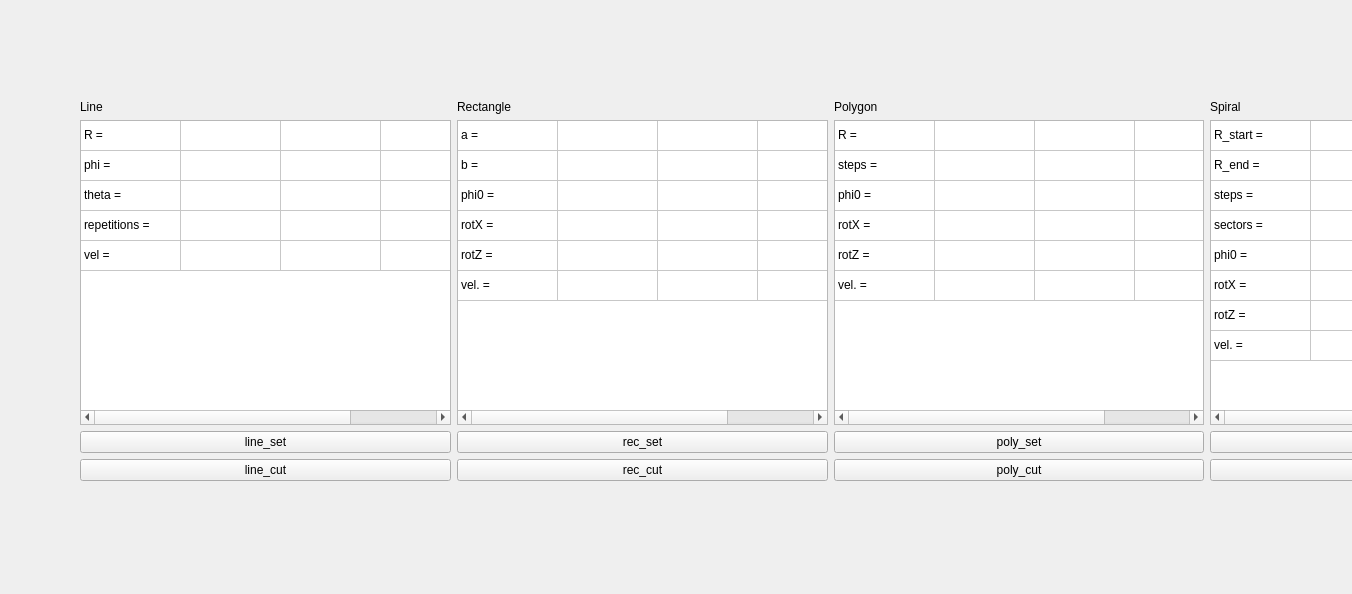
<?xml version="1.0" encoding="UTF-8"?>
<ui version="4.0">
 <class>firstPage</class>
 <widget class="QWidget" name="firstPage">
  <property name="geometry">
   <rect>
    <x>0</x>
    <y>0</y>
    <width>1352</width>
    <height>594</height>
   </rect>
  </property>
  <property name="windowTitle">
   <string>Form</string>
  </property>
  <widget class="QWidget" name="layoutWidget">
   <property name="geometry">
    <rect>
     <x>40</x>
     <y>60</y>
     <width>1581</width>
     <height>461</height>
    </rect>
   </property>
   <layout class="QVBoxLayout" name="verticalLayout_5">
    <item>
     <spacer name="verticalSpacer">
      <property name="orientation">
       <enum>Qt::Vertical</enum>
      </property>
      <property name="sizeType">
       <enum>QSizePolicy::Fixed</enum>
      </property>
      <property name="sizeHint" stdset="0">
       <size>
        <width>20</width>
        <height>40</height>
       </size>
      </property>
     </spacer>
    </item>
    <item>
     <layout class="QHBoxLayout" name="horizontalLayout">
      <property name="sizeConstraint">
       <enum>QLayout::SetNoConstraint</enum>
      </property>
      <item>
       <spacer name="horizontalSpacer">
        <property name="orientation">
         <enum>Qt::Horizontal</enum>
        </property>
        <property name="sizeType">
         <enum>QSizePolicy::Fixed</enum>
        </property>
        <property name="sizeHint" stdset="0">
         <size>
          <width>40</width>
          <height>20</height>
         </size>
        </property>
       </spacer>
      </item>
      <item>
       <layout class="QVBoxLayout" name="verticalLayout">
        <item>
         <widget class="QLabel" name="label_4">
          <property name="text">
           <string>Line</string>
          </property>
         </widget>
        </item>
        <item>
         <widget class="QTableWidget" name="lineTable">
          <attribute name="horizontalHeaderVisible">
           <bool>false</bool>
          </attribute>
          <attribute name="verticalHeaderVisible">
           <bool>false</bool>
          </attribute>
          <row>
           <property name="text">
            <string>New Row</string>
           </property>
          </row>
          <row>
           <property name="text">
            <string>New Row</string>
           </property>
          </row>
          <row>
           <property name="text">
            <string>New Row</string>
           </property>
          </row>
          <row>
           <property name="text">
            <string>New Row</string>
           </property>
          </row>
          <row>
           <property name="text">
            <string>New Row</string>
           </property>
          </row>
          <column>
           <property name="text">
            <string>New Column</string>
           </property>
          </column>
          <column>
           <property name="text">
            <string>New Column</string>
           </property>
          </column>
          <column>
           <property name="text">
            <string>New Column</string>
           </property>
          </column>
          <column>
           <property name="text">
            <string>New Column</string>
           </property>
          </column>
          <item row="0" column="0">
           <property name="text">
            <string>R =</string>
           </property>
          </item>
          <item row="1" column="0">
           <property name="text">
            <string>phi =</string>
           </property>
          </item>
          <item row="2" column="0">
           <property name="text">
            <string>theta = </string>
           </property>
          </item>
          <item row="3" column="0">
           <property name="text">
            <string>repetitions =</string>
           </property>
          </item>
          <item row="4" column="0">
           <property name="text">
            <string>vel = </string>
           </property>
          </item>
         </widget>
        </item>
        <item>
         <widget class="QPushButton" name="line_set">
          <property name="text">
           <string>line_set</string>
          </property>
         </widget>
        </item>
        <item>
         <widget class="QPushButton" name="line_cut">
          <property name="text">
           <string>line_cut</string>
          </property>
         </widget>
        </item>
       </layout>
      </item>
      <item>
       <layout class="QVBoxLayout" name="verticalLayout_4">
        <item>
         <widget class="QLabel" name="label">
          <property name="text">
           <string>Rectangle</string>
          </property>
         </widget>
        </item>
        <item>
         <widget class="QTableWidget" name="recTable">
          <attribute name="horizontalHeaderVisible">
           <bool>false</bool>
          </attribute>
          <attribute name="verticalHeaderVisible">
           <bool>false</bool>
          </attribute>
          <row>
           <property name="text">
            <string>New Row</string>
           </property>
          </row>
          <row>
           <property name="text">
            <string>New Row</string>
           </property>
          </row>
          <row>
           <property name="text">
            <string>New Row</string>
           </property>
          </row>
          <row>
           <property name="text">
            <string>New Row</string>
           </property>
          </row>
          <row>
           <property name="text">
            <string>New Row</string>
           </property>
          </row>
          <row>
           <property name="text">
            <string>New Row</string>
           </property>
          </row>
          <column>
           <property name="text">
            <string>New Column</string>
           </property>
          </column>
          <column>
           <property name="text">
            <string>New Column</string>
           </property>
          </column>
          <column>
           <property name="text">
            <string>New Column</string>
           </property>
          </column>
          <column>
           <property name="text">
            <string>New Column</string>
           </property>
          </column>
          <item row="0" column="0">
           <property name="text">
            <string>a =</string>
           </property>
          </item>
          <item row="1" column="0">
           <property name="text">
            <string>b =</string>
           </property>
          </item>
          <item row="2" column="0">
           <property name="text">
            <string>phi0 =</string>
           </property>
          </item>
          <item row="3" column="0">
           <property name="text">
            <string>rotX =</string>
           </property>
          </item>
          <item row="4" column="0">
           <property name="text">
            <string>rotZ =</string>
           </property>
          </item>
          <item row="5" column="0">
           <property name="text">
            <string>vel. =</string>
           </property>
          </item>
         </widget>
        </item>
        <item>
         <widget class="QPushButton" name="rec_set">
          <property name="text">
           <string>rec_set</string>
          </property>
         </widget>
        </item>
        <item>
         <widget class="QPushButton" name="rec_cut">
          <property name="text">
           <string>rec_cut</string>
          </property>
         </widget>
        </item>
       </layout>
      </item>
      <item>
       <layout class="QVBoxLayout" name="verticalLayout_3">
        <item>
         <widget class="QLabel" name="label_2">
          <property name="text">
           <string>Polygon</string>
          </property>
         </widget>
        </item>
        <item>
         <widget class="QTableWidget" name="polyTable">
          <attribute name="horizontalHeaderVisible">
           <bool>false</bool>
          </attribute>
          <attribute name="verticalHeaderVisible">
           <bool>false</bool>
          </attribute>
          <row>
           <property name="text">
            <string>New Row</string>
           </property>
          </row>
          <row>
           <property name="text">
            <string>New Row</string>
           </property>
          </row>
          <row>
           <property name="text">
            <string>New Row</string>
           </property>
          </row>
          <row>
           <property name="text">
            <string>New Row</string>
           </property>
          </row>
          <row>
           <property name="text">
            <string>New Row</string>
           </property>
          </row>
          <row>
           <property name="text">
            <string>New Row</string>
           </property>
          </row>
          <column>
           <property name="text">
            <string>New Column</string>
           </property>
          </column>
          <column>
           <property name="text">
            <string>New Column</string>
           </property>
          </column>
          <column>
           <property name="text">
            <string>New Column</string>
           </property>
          </column>
          <column>
           <property name="text">
            <string>New Column</string>
           </property>
          </column>
          <item row="0" column="0">
           <property name="text">
            <string>R =</string>
           </property>
          </item>
          <item row="1" column="0">
           <property name="text">
            <string>steps =</string>
           </property>
          </item>
          <item row="2" column="0">
           <property name="text">
            <string>phi0 =</string>
           </property>
          </item>
          <item row="3" column="0">
           <property name="text">
            <string>rotX = </string>
           </property>
          </item>
          <item row="4" column="0">
           <property name="text">
            <string>rotZ = </string>
           </property>
          </item>
          <item row="5" column="0">
           <property name="text">
            <string>vel. = </string>
           </property>
          </item>
         </widget>
        </item>
        <item>
         <widget class="QPushButton" name="poly_set">
          <property name="text">
           <string>poly_set</string>
          </property>
         </widget>
        </item>
        <item>
         <widget class="QPushButton" name="poly_cut">
          <property name="text">
           <string>poly_cut</string>
          </property>
         </widget>
        </item>
       </layout>
      </item>
      <item>
       <layout class="QVBoxLayout" name="verticalLayout_2">
        <item>
         <widget class="QLabel" name="label_3">
          <property name="text">
           <string>Spiral</string>
          </property>
         </widget>
        </item>
        <item>
         <widget class="QTableWidget" name="spiralTable">
          <attribute name="horizontalHeaderVisible">
           <bool>false</bool>
          </attribute>
          <attribute name="verticalHeaderVisible">
           <bool>false</bool>
          </attribute>
          <row>
           <property name="text">
            <string>New Row</string>
           </property>
          </row>
          <row>
           <property name="text">
            <string>New Row</string>
           </property>
          </row>
          <row>
           <property name="text">
            <string>New Row</string>
           </property>
          </row>
          <row>
           <property name="text">
            <string>New Row</string>
           </property>
          </row>
          <row>
           <property name="text">
            <string>New Row</string>
           </property>
          </row>
          <row>
           <property name="text">
            <string>New Row</string>
           </property>
          </row>
          <row>
           <property name="text">
            <string>New Row</string>
           </property>
          </row>
          <row>
           <property name="text">
            <string>New Row</string>
           </property>
          </row>
          <column>
           <property name="text">
            <string>New Column</string>
           </property>
          </column>
          <column>
           <property name="text">
            <string>New Column</string>
           </property>
          </column>
          <column>
           <property name="text">
            <string>New Column</string>
           </property>
          </column>
          <column>
           <property name="text">
            <string>New Column</string>
           </property>
          </column>
          <item row="0" column="0">
           <property name="text">
            <string>R_start =</string>
           </property>
          </item>
          <item row="1" column="0">
           <property name="text">
            <string>R_end =</string>
           </property>
          </item>
          <item row="2" column="0">
           <property name="text">
            <string>steps = </string>
           </property>
          </item>
          <item row="3" column="0">
           <property name="text">
            <string>sectors = </string>
           </property>
          </item>
          <item row="4" column="0">
           <property name="text">
            <string>phi0 = </string>
           </property>
          </item>
          <item row="5" column="0">
           <property name="text">
            <string>rotX = </string>
           </property>
          </item>
          <item row="6" column="0">
           <property name="text">
            <string>rotZ =</string>
           </property>
          </item>
          <item row="7" column="0">
           <property name="text">
            <string>vel. = </string>
           </property>
          </item>
         </widget>
        </item>
        <item>
         <widget class="QPushButton" name="spiral_set">
          <property name="text">
           <string>spiral_set</string>
          </property>
         </widget>
        </item>
        <item>
         <widget class="QPushButton" name="spiral_cut">
          <property name="text">
           <string>spiral_cut</string>
          </property>
         </widget>
        </item>
       </layout>
      </item>
      <item>
       <spacer name="horizontalSpacer_2">
        <property name="orientation">
         <enum>Qt::Horizontal</enum>
        </property>
        <property name="sizeType">
         <enum>QSizePolicy::Fixed</enum>
        </property>
        <property name="sizeHint" stdset="0">
         <size>
          <width>40</width>
          <height>20</height>
         </size>
        </property>
       </spacer>
      </item>
     </layout>
    </item>
    <item>
     <spacer name="verticalSpacer_2">
      <property name="orientation">
       <enum>Qt::Vertical</enum>
      </property>
      <property name="sizeType">
       <enum>QSizePolicy::Fixed</enum>
      </property>
      <property name="sizeHint" stdset="0">
       <size>
        <width>20</width>
        <height>40</height>
       </size>
      </property>
     </spacer>
    </item>
   </layout>
  </widget>
 </widget>
 <resources/>
 <connections/>
</ui>
